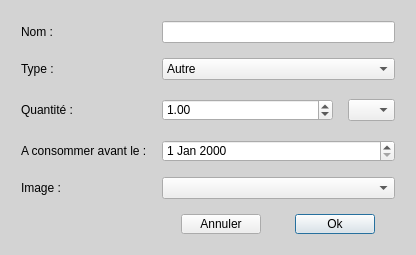
<?xml version="1.0" encoding="UTF-8"?>
<ui version="4.0">
 <class>FenetreAjoutIngredient</class>
 <widget class="QDialog" name="FenetreAjoutIngredient">
  <property name="geometry">
   <rect>
    <x>0</x>
    <y>0</y>
    <width>416</width>
    <height>253</height>
   </rect>
  </property>
  <property name="windowTitle">
   <string>Dialog</string>
  </property>
  <property name="styleSheet">
   <string notr="true">QDialog
{
	background-color: lightgray;
}</string>
  </property>
  <layout class="QGridLayout" name="gridLayout_3">
   <item row="0" column="0">
    <layout class="QGridLayout" name="gridLayout">
     <property name="leftMargin">
      <number>10</number>
     </property>
     <property name="topMargin">
      <number>10</number>
     </property>
     <property name="rightMargin">
      <number>10</number>
     </property>
     <property name="bottomMargin">
      <number>10</number>
     </property>
     <property name="spacing">
      <number>15</number>
     </property>
     <item row="2" column="3">
      <layout class="QHBoxLayout" name="horizontalLayout">
       <item>
        <widget class="QDoubleSpinBox" name="sb_quantite">
         <property name="sizePolicy">
          <sizepolicy hsizetype="Expanding" vsizetype="Fixed">
           <horstretch>0</horstretch>
           <verstretch>0</verstretch>
          </sizepolicy>
         </property>
         <property name="maximum">
          <double>999.990000000000009</double>
         </property>
         <property name="value">
          <double>1.000000000000000</double>
         </property>
        </widget>
       </item>
       <item>
        <widget class="QComboBox" name="comboBox">
         <item>
          <property name="text">
           <string/>
          </property>
         </item>
         <item>
          <property name="text">
           <string>mL</string>
          </property>
         </item>
         <item>
          <property name="text">
           <string>cL</string>
          </property>
         </item>
         <item>
          <property name="text">
           <string>L</string>
          </property>
         </item>
         <item>
          <property name="text">
           <string>g</string>
          </property>
         </item>
         <item>
          <property name="text">
           <string>kg</string>
          </property>
         </item>
        </widget>
       </item>
      </layout>
     </item>
     <item row="1" column="3">
      <widget class="QComboBox" name="cb_type">
       <item>
        <property name="text">
         <string>Autre</string>
        </property>
       </item>
       <item>
        <property name="text">
         <string>Boisson</string>
        </property>
       </item>
       <item>
        <property name="text">
         <string>Légume</string>
        </property>
       </item>
       <item>
        <property name="text">
         <string>Fruit</string>
        </property>
       </item>
       <item>
        <property name="text">
         <string>Viande</string>
        </property>
       </item>
       <item>
        <property name="text">
         <string>Poisson</string>
        </property>
       </item>
       <item>
        <property name="text">
         <string>Fromage</string>
        </property>
       </item>
       <item>
        <property name="text">
         <string>Entrée</string>
        </property>
       </item>
       <item>
        <property name="text">
         <string>Plat</string>
        </property>
       </item>
       <item>
        <property name="text">
         <string>Dessert</string>
        </property>
       </item>
      </widget>
     </item>
     <item row="1" column="1">
      <widget class="QLabel" name="label2">
       <property name="text">
        <string>Type :</string>
       </property>
      </widget>
     </item>
     <item row="0" column="1">
      <widget class="QLabel" name="label1">
       <property name="text">
        <string>Nom :</string>
       </property>
      </widget>
     </item>
     <item row="3" column="1">
      <widget class="QLabel" name="label4">
       <property name="text">
        <string>A consommer avant le :</string>
       </property>
      </widget>
     </item>
     <item row="2" column="1">
      <widget class="QLabel" name="label3">
       <property name="sizePolicy">
        <sizepolicy hsizetype="Preferred" vsizetype="Preferred">
         <horstretch>0</horstretch>
         <verstretch>0</verstretch>
        </sizepolicy>
       </property>
       <property name="minimumSize">
        <size>
         <width>0</width>
         <height>30</height>
        </size>
       </property>
       <property name="text">
        <string>Quantité :</string>
       </property>
      </widget>
     </item>
     <item row="0" column="3">
      <widget class="QLineEdit" name="le_nom"/>
     </item>
     <item row="3" column="3">
      <widget class="QDateEdit" name="de_date"/>
     </item>
     <item row="5" column="3">
      <widget class="QComboBox" name="cb_image"/>
     </item>
     <item row="5" column="1">
      <widget class="QLabel" name="label5">
       <property name="text">
        <string>Image :</string>
       </property>
      </widget>
     </item>
     <item row="6" column="3">
      <layout class="QHBoxLayout" name="horizontalLayout_2">
       <item>
        <widget class="QPushButton" name="cancelButton">
         <property name="sizePolicy">
          <sizepolicy hsizetype="Fixed" vsizetype="Fixed">
           <horstretch>0</horstretch>
           <verstretch>0</verstretch>
          </sizepolicy>
         </property>
         <property name="minimumSize">
          <size>
           <width>20</width>
           <height>20</height>
          </size>
         </property>
         <property name="text">
          <string>Annuler</string>
         </property>
         <property name="autoDefault">
          <bool>false</bool>
         </property>
        </widget>
       </item>
       <item>
        <widget class="QPushButton" name="okButton">
         <property name="sizePolicy">
          <sizepolicy hsizetype="Fixed" vsizetype="Expanding">
           <horstretch>0</horstretch>
           <verstretch>0</verstretch>
          </sizepolicy>
         </property>
         <property name="minimumSize">
          <size>
           <width>20</width>
           <height>20</height>
          </size>
         </property>
         <property name="text">
          <string>Ok</string>
         </property>
        </widget>
       </item>
      </layout>
     </item>
    </layout>
   </item>
  </layout>
 </widget>
 <tabstops>
  <tabstop>le_nom</tabstop>
  <tabstop>cb_type</tabstop>
  <tabstop>sb_quantite</tabstop>
  <tabstop>comboBox</tabstop>
  <tabstop>de_date</tabstop>
  <tabstop>cb_image</tabstop>
  <tabstop>cancelButton</tabstop>
  <tabstop>okButton</tabstop>
 </tabstops>
 <resources/>
 <connections/>
</ui>
